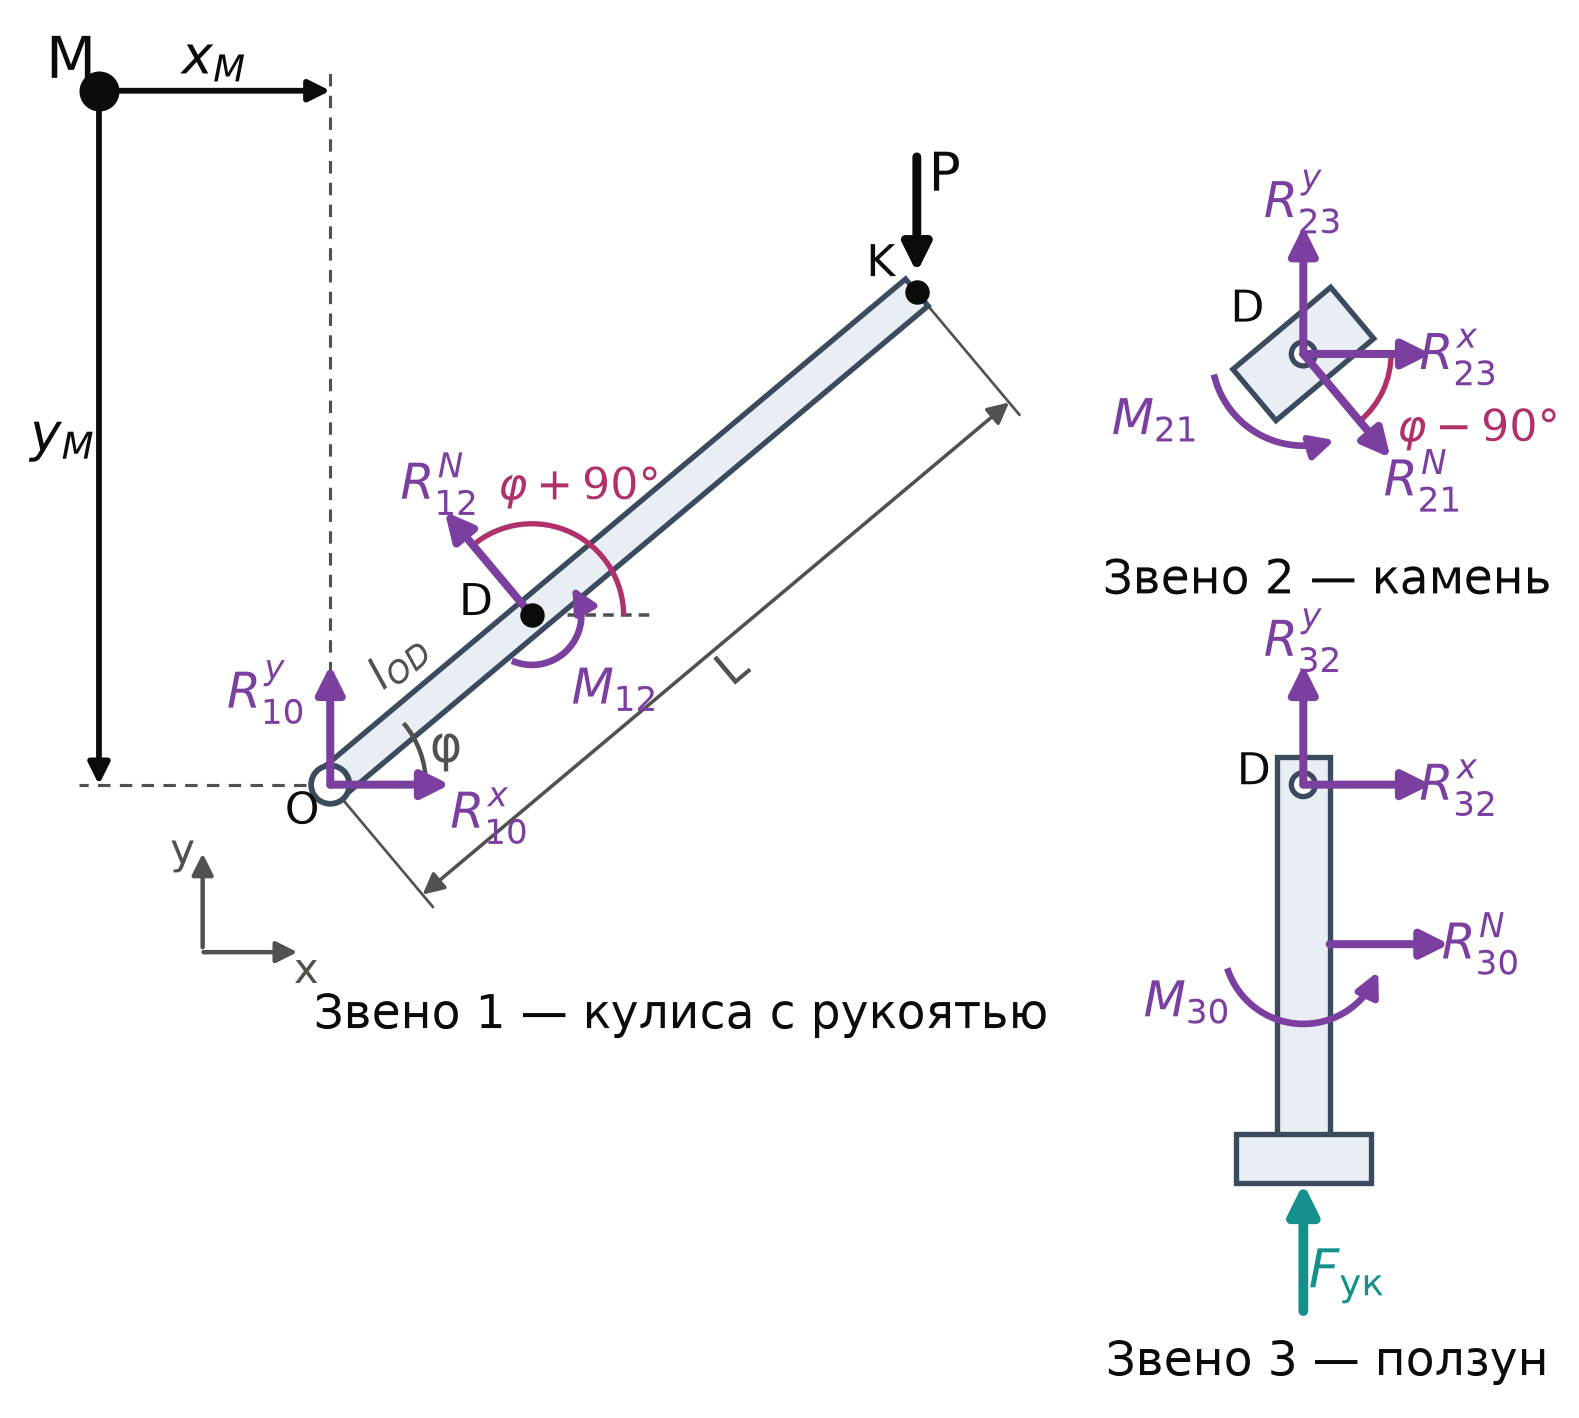

Recreate this plot in Python.
# -*- coding: utf-8 -*-
"""Рис. 7 — расчётные схемы звеньев (силы и реакции), схема без масштаба; камень — обойма снаружи кулисы."""
import os
import numpy as np, matplotlib
matplotlib.use("Agg")
import matplotlib.pyplot as plt
from matplotlib.patches import FancyArrowPatch, Rectangle, Circle, Arc, Polygon
from matplotlib.transforms import Affine2D
from math import radians, cos, sin

plt.rcParams.update({"font.family": "DejaVu Sans", "mathtext.fontset": "dejavusans", "font.size": 10})
INK, INK2 = "#0b0b0b", "#52514e"
REACT, ACT, CRIMP = "#7b3fa0", "#0b0b0b", "#16908c"
BODY, BODY_E = "#e9eef5", "#3b4a5c"

fig, ax = plt.subplots(figsize=(8.4, 5.6), dpi=320)
ax.set_aspect("equal"); ax.axis("off")

def arrow(p0, p1, color, lw=1.8, ms=13, z=6):
    ax.add_patch(FancyArrowPatch(p0, p1, arrowstyle="-|>", mutation_scale=ms, color=color, lw=lw, zorder=z,
                                 shrinkA=0, shrinkB=0))
def label(xy, s, color, ha="center", va="center", fs=11):
    ax.text(xy[0], xy[1], s, color=color, ha=ha, va=va, fontsize=fs, zorder=9)
def moment(c, r, a0, a1, color, txt, txy, ccw=True):
    """дуговая стрелка момента"""
    th = np.radians(np.linspace(a0, a1, 40))
    xs, ys = c[0] + r*np.cos(th), c[1] + r*np.sin(th)
    ax.plot(xs[:-3], ys[:-3], color=color, lw=1.5, zorder=6)
    arrow((xs[-4], ys[-4]), (xs[-1], ys[-1]), color, lw=1.5, ms=11)
    label(txy, txt, color)

phi = radians(40.0)
u = np.array([cos(phi), sin(phi)]); n = np.array([-sin(phi), cos(phi)])

# ---------------- Звено 1: кулиса с рукоятью
O = np.array([0.0, 0.0]); lOD, LK = 3.3, 9.6
D1 = O + lOD*u; K = O + LK*u
w = 0.22
bar = Polygon([O + w*n, K + w*n, K - w*n, O - w*n], closed=True, fc=BODY, ec=BODY_E, lw=1.2, zorder=3)
ax.add_patch(bar)
# паз
s0, s1 = O + 2.3*u, O + 4.6*u

ax.add_patch(Circle(O, 0.24, fc="white", ec=BODY_E, lw=1.3, zorder=5))
ax.plot(*D1, "o", ms=4.5, color=INK, zorder=7); label(D1 + np.array([-0.7, 0.15]), "D", INK, fs=10)
label(O + np.array([-0.35, -0.35]), "O", INK, fs=10)
ax.plot(*K, "o", ms=4.5, color=INK, zorder=7); label(K + np.array([-0.45, 0.35]), "K", INK, fs=10)
# оси
ax.annotate("", xy=(-1.6, -0.75), xytext=(-1.6, -2.15), arrowprops=dict(arrowstyle="-|>", color=INK2, lw=1.0))
ax.annotate("", xy=(-0.3, -2.1), xytext=(-1.7, -2.1), arrowprops=dict(arrowstyle="-|>", color=INK2, lw=1.0))
label((-1.85, -0.85), "y", INK2, fs=9.5); label((-0.3, -2.35), "x", INK2, fs=9.5)
# угол φ
ax.add_patch(Arc(O, 2.4, 2.4, theta1=0, theta2=40, color=INK2, lw=1.0, zorder=4))
label((1.45, 0.45), "φ", INK2, fs=11)
# реакции в O
arrow(O, O + np.array([1.5, 0]) - np.array([0, 0.0]), REACT)
label(O + np.array([2.0, -0.4]), r"$R_{10}^{x}$", REACT)
arrow(O, O + np.array([0, 1.5]), REACT)
label(O + np.array([-0.8, 1.15]), r"$R_{10}^{y}$", REACT)
# реакция камня на кулису
arrow(D1, D1 + 1.7*n, REACT)
label(D1 + 1.95*n + np.array([0.1, 0.15]), r"$R_{12}^{N}$", REACT)
moment(D1, 0.62, 250, 395, REACT, r"$M_{12}$", D1 + np.array([1.05, -0.95]))
# угол направления R12N от горизонтали: φ + 90° (как на листике)
ax.plot([D1[0], D1[0] + 1.5], [D1[1], D1[1]], color=INK2, lw=0.8, ls=(0, (3, 2)), zorder=2)
ax.add_patch(Arc(D1, 2.3, 2.3, theta1=0, theta2=130, color="#b0306a", lw=1.2, zorder=5))
label(D1 + np.array([0.6, 1.6]), r"$\varphi + 90°$", "#b0306a", fs=10)
# сила руки
arrow(K + np.array([0, 1.7]), K + np.array([0, 0.25]), ACT, lw=2.0)
label(K + np.array([0.35, 1.45]), "P", ACT, fs=12)
# размеры вдоль кулисы
off = -1.8*n
pa, pb = O + off, K + off
ax.annotate("", xy=pb, xytext=pa, arrowprops=dict(arrowstyle="<|-|>", color=INK2, lw=0.8, shrinkA=0, shrinkB=0))
for p_ in (O, K):
    ax.plot([p_[0] - 0.25*n[0], p_[0] + off[0] - 0.2*n[0]], [p_[1] - 0.25*n[1], p_[1] + off[1] - 0.2*n[1]], color=INK2, lw=0.6)
mid = (pa + pb)/2 - 0.35*n
ax.text(mid[0], mid[1], "L", color=INK2, fontsize=10.5, rotation=40, ha="center", va="center")
mid2 = O + 0.5*lOD*u + 0.62*n
ax.text(mid2[0], mid2[1], r"$l_{OD}$", color=INK2, fontsize=10, rotation=40, ha="center", va="center")
label((4.4, -2.9), "Звено 1 — кулиса с рукоятью", INK, fs=10.5)

# ---------------- точка приведения моментов M
Mp = np.array([-2.9, 8.7])
ax.plot(*Mp, "o", ms=8, color=INK, zorder=9)
label(Mp + np.array([-0.35, 0.35]), "M", INK, fs=13)
# выносные линии от O
ax.plot([0, 0], [0.3, Mp[1] + 0.25], color=INK2, lw=0.7, ls=(0, (4, 3)), zorder=1)
ax.plot([-0.3, Mp[0] - 0.25], [0, 0], color=INK2, lw=0.7, ls=(0, (4, 3)), zorder=1)
# оси от M: вправо (x_M) и вниз (y_M)
ax.annotate("", xy=(0, Mp[1]), xytext=tuple(Mp), arrowprops=dict(arrowstyle="-|>", color=INK, lw=1.3, shrinkA=4, shrinkB=0))
ax.annotate("", xy=(Mp[0], 0), xytext=tuple(Mp), arrowprops=dict(arrowstyle="-|>", color=INK, lw=1.3, shrinkA=4, shrinkB=0))
label(((Mp[0] + 0) / 2, Mp[1] + 0.38), r"$x_{M}$", INK, fs=12)
label((Mp[0] - 0.45, Mp[1] / 2), r"$y_{M}$", INK, fs=12)


# ---------------- Звено 2: камень
D2 = np.array([12.2, 5.4])
rect = Rectangle((-0.8, -0.42), 1.6, 0.84, fc=BODY, ec=BODY_E, lw=1.2, zorder=3)                          # камень-обойма
rect.set_transform(Affine2D().rotate(phi).translate(*D2) + ax.transData); ax.add_patch(rect)
ax.add_patch(Circle(D2, 0.15, fc="white", ec=BODY_E, lw=1.2, zorder=5)); label(D2 + np.array([-0.7, 0.55]), "D", INK, fs=10)
arrow(D2, D2 - 1.7*n, REACT)
label(D2 - 1.95*n + np.array([0.25, -0.1]), r"$R_{21}^{N}$", REACT)
arrow(D2, D2 + np.array([1.6, 0]), REACT); label(D2 + np.array([1.95, -0.05]), r"$R_{23}^{x}$", REACT)
arrow(D2, D2 + np.array([0, 1.6]), REACT); label(D2 + np.array([0.0, 1.9]), r"$R_{23}^{y}$", REACT)
moment(D2, 1.15, 195, 290, REACT, r"$M_{21}$", D2 + np.array([-1.85, -0.85]))
# угол направления R21N от горизонтали: φ − 90°
ax.add_patch(Arc(D2, 2.2, 2.2, theta1=-50, theta2=0, color="#b0306a", lw=1.2, zorder=5))
label(D2 + np.array([2.2, -0.95]), r"$\varphi - 90°$", "#b0306a", fs=10)
label((D2[0] + 0.3, 2.55), "Звено 2 — камень", INK, fs=10.5)

# ---------------- Звено 3: ползун
D3 = np.array([12.2, 0.0])
ax.add_patch(Rectangle((D3[0] - 0.33, -4.4), 0.66, 4.75, fc=BODY, ec=BODY_E, lw=1.2, zorder=3))       # шток
ax.add_patch(Rectangle((D3[0] - 0.85, -5.0), 1.7, 0.62, fc=BODY, ec=BODY_E, lw=1.2, zorder=3))        # головка
ax.add_patch(Circle(D3, 0.15, fc="white", ec=BODY_E, lw=1.2, zorder=5)); label(D3 + np.array([-0.62, 0.15]), "D", INK, fs=10)
arrow(D3, D3 + np.array([1.6, 0]), REACT); label(D3 + np.array([1.95, -0.05]), r"$R_{32}^{x}$", REACT)
arrow(D3, D3 + np.array([0, 1.5]), REACT); label(D3 + np.array([0.0, 1.8]), r"$R_{32}^{y}$", REACT)
G = np.array([D3[0] + 0.33, -2.0])
arrow(G, G + np.array([1.5, 0]), REACT); label(G + np.array([1.9, 0.0]), r"$R_{30}^{N}$", REACT)
moment(np.array([D3[0], -2.0]), 1.0, 200, 340, REACT, r"$M_{30}$", np.array([D3[0] - 1.45, -2.75]))
arrow(np.array([D3[0], -6.6]), np.array([D3[0], -5.0]), CRIMP, lw=2.2, ms=14)
label(np.array([D3[0] + 0.55, -6.15]), r"$F_{\mathrm{ук}}$", CRIMP, fs=12)
label((D3[0] + 0.3, -7.25), "Звено 3 — ползун", INK, fs=10.5)

ax.set_xlim(-3.9, 15.4); ax.set_ylim(-7.7, 9.6)
fig.savefig(os.path.join(os.path.dirname(os.path.abspath(__file__)), "fig7_fbd_v14.png"), facecolor="white", bbox_inches="tight", pad_inches=0.06)
print("ok")
